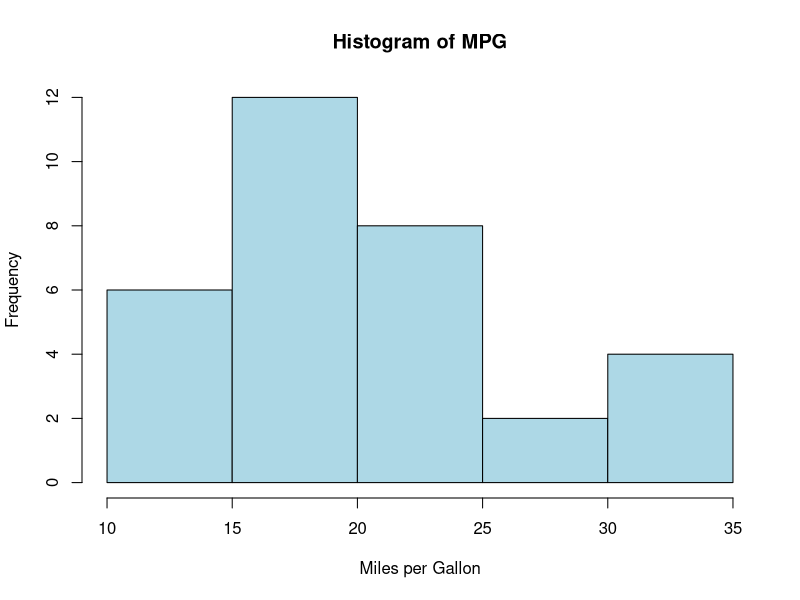
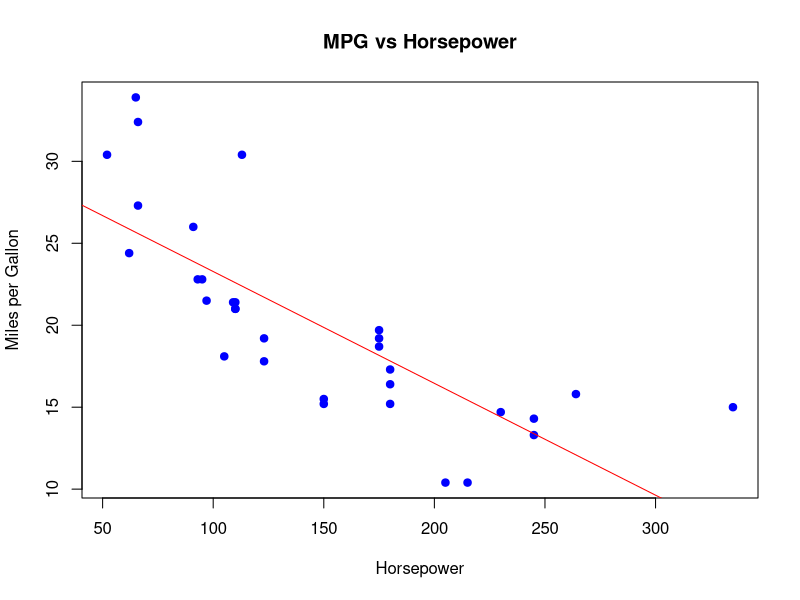
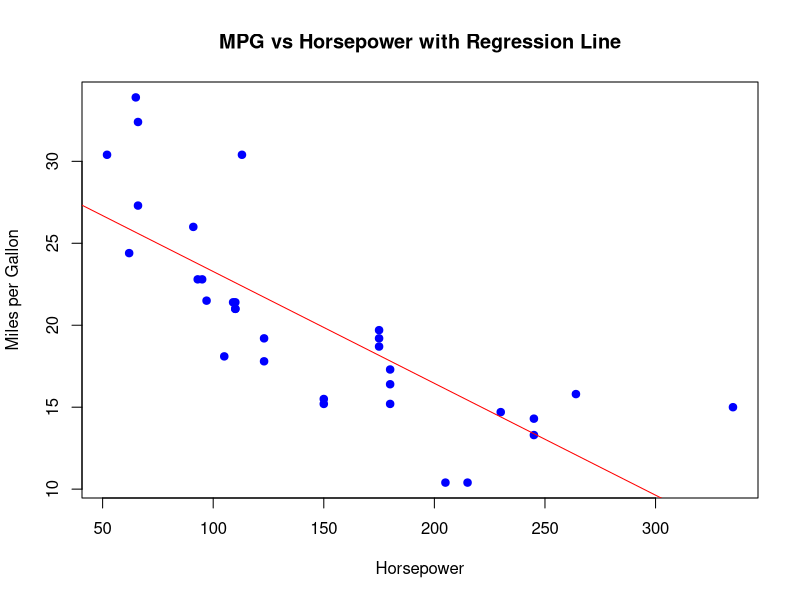
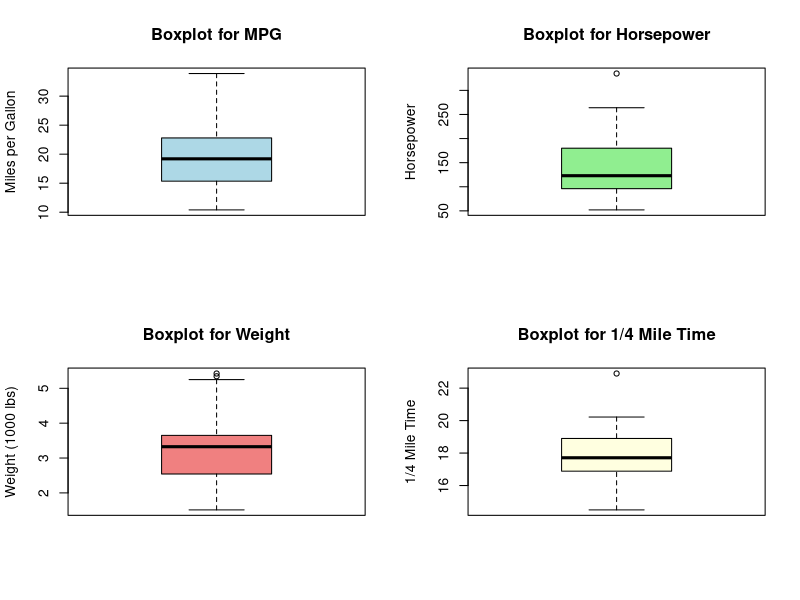
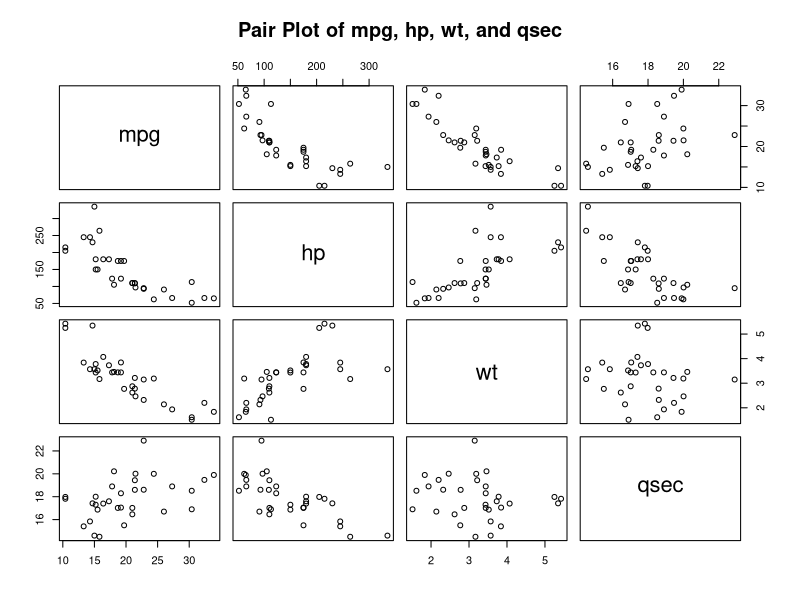
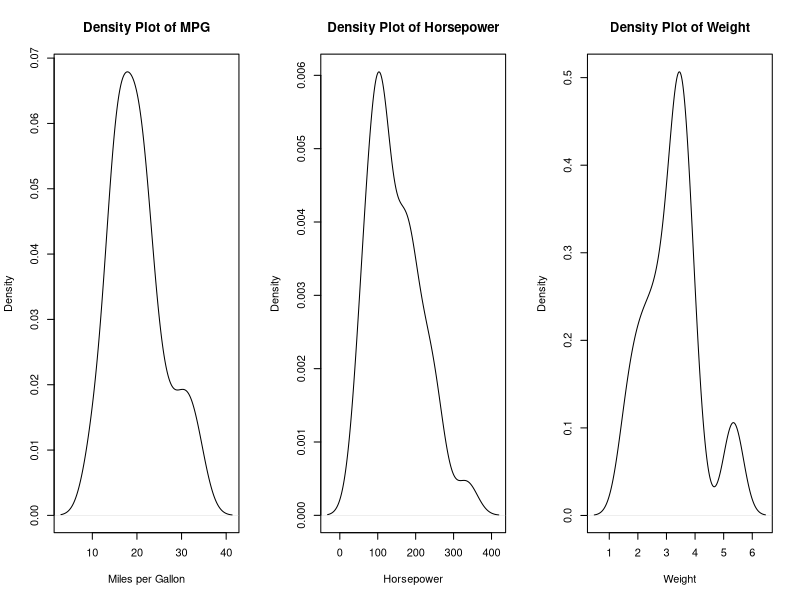
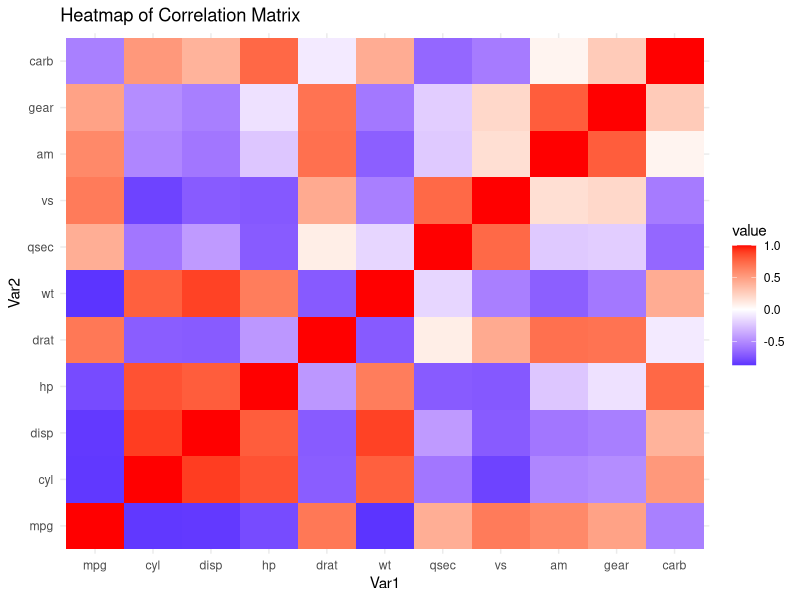
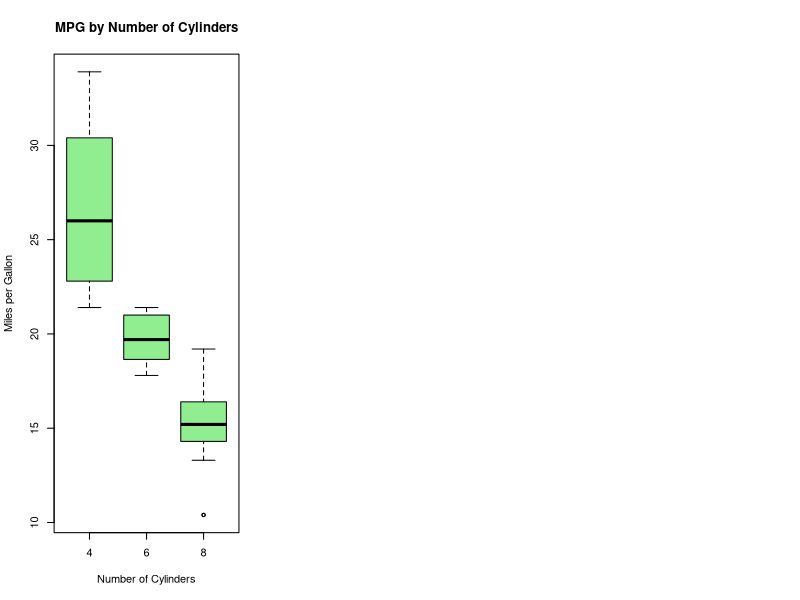

Here is the R script that generated these plots, in order:
## ---- chunk 1
data(mtcars)
head(mtcars)
## ---- chunk 2
# Summary statistics for mpg
mean_mpg <- mean(mtcars$mpg)
median_mpg <- median(mtcars$mpg)
range_mpg <- range(mtcars$mpg)
sd_mpg <- sd(mtcars$mpg)

# Print the results
cat("Mean of mpg:", mean_mpg, "\n")
cat("Median of mpg:", median_mpg, "\n")
cat("Range of mpg:", range_mpg, "\n")
cat("Standard Deviation of mpg:", sd_mpg, "\n")
## ---- chunk 3
# Histogram of mpg
hist(mtcars$mpg, main="Histogram of MPG", xlab="Miles per Gallon", col="lightblue", border="black")

# Scatter plot of mpg vs hp
plot(mtcars$hp, mtcars$mpg, main="MPG vs Horsepower", xlab="Horsepower", ylab="Miles per Gallon", pch=19, col="blue")
abline(lm(mtcars$mpg ~ mtcars$hp), col="red")
## ---- chunk 4
# Correlation between mpg and hp
cor_mpg_hp <- cor(mtcars$mpg, mtcars$hp)
cat("Correlation between mpg and hp:", cor_mpg_hp, "\n")
## ---- chunk 5
# Fit a linear model: mpg ~ hp
model <- lm(mpg ~ hp, data=mtcars)
summary(model)

# Plot the regression line
plot(mtcars$hp, mtcars$mpg, main="MPG vs Horsepower with Regression Line", xlab="Horsepower", ylab="Miles per Gallon", pch=19, col="blue")
abline(model, col="red")
## ---- chunk 6
# Group by number of cylinders and calculate average mpg
agg_mpg <- aggregate(mpg ~ cyl, data=mtcars, FUN=mean)
cat("Average MPG by Cylinder Count:\n")
print(agg_mpg)
## ---- chunk 7
# Boxplots to identify outliers for multiple variables
par(mfrow=c(2, 2))
boxplot(mtcars$mpg, main="Boxplot for MPG", ylab="Miles per Gallon", col="lightblue")
boxplot(mtcars$hp, main="Boxplot for Horsepower", ylab="Horsepower", col="lightgreen")
boxplot(mtcars$wt, main="Boxplot for Weight", ylab="Weight (1000 lbs)", col="lightcoral")
boxplot(mtcars$qsec, main="Boxplot for 1/4 Mile Time", ylab="1/4 Mile Time", col="lightyellow")

# Identify outliers for each variable using the boxplot.stats() function
mpg_outliers <- boxplot.stats(mtcars$mpg)$out
hp_outliers <- boxplot.stats(mtcars$hp)$out
wt_outliers <- boxplot.stats(mtcars$wt)$out
qsec_outliers <- boxplot.stats(mtcars$qsec)$out

# Print the outliers
cat("Outliers for MPG:", mpg_outliers, "\n")
cat("Outliers for Horsepower:", hp_outliers, "\n")
cat("Outliers for Weight:", wt_outliers, "\n")
cat("Outliers for 1/4 Mile Time:", qsec_outliers, "\n")
## ---- chunk 8
# Pair plot (scatterplot matrix) for mpg, hp, wt, qsec
pairs(mtcars[, c("mpg", "hp", "wt", "qsec")], main="Pair Plot of mpg, hp, wt, and qsec")
## ---- chunk 9
# Density plots for mpg, hp, and wt
par(mfrow=c(1,3))  # Set up the plotting area to show 3 plots
plot(density(mtcars$mpg), main="Density Plot of MPG", xlab="Miles per Gallon")
plot(density(mtcars$hp), main="Density Plot of Horsepower", xlab="Horsepower")
plot(density(mtcars$wt), main="Density Plot of Weight", xlab="Weight")
## ---- chunk 10
# Correlation matrix
cor_matrix <- cor(mtcars[, sapply(mtcars, is.numeric)])
print(cor_matrix)
## ---- chunk 11
library(ggplot2)
library(reshape2)
cor_matrix_melted <- melt(cor_matrix)
ggplot(cor_matrix_melted, aes(Var1, Var2, fill=value)) +
  geom_tile() + 
  scale_fill_gradient2(midpoint=0, low="blue", high="red", mid="white") + 
  theme_minimal() + 
  ggtitle("Heatmap of Correlation Matrix")
## ---- chunk 12
# Boxplot to compare mpg by cyl
boxplot(mpg ~ cyl, data=mtcars, main="MPG by Number of Cylinders", xlab="Number of Cylinders", ylab="Miles per Gallon", col="lightgreen")
